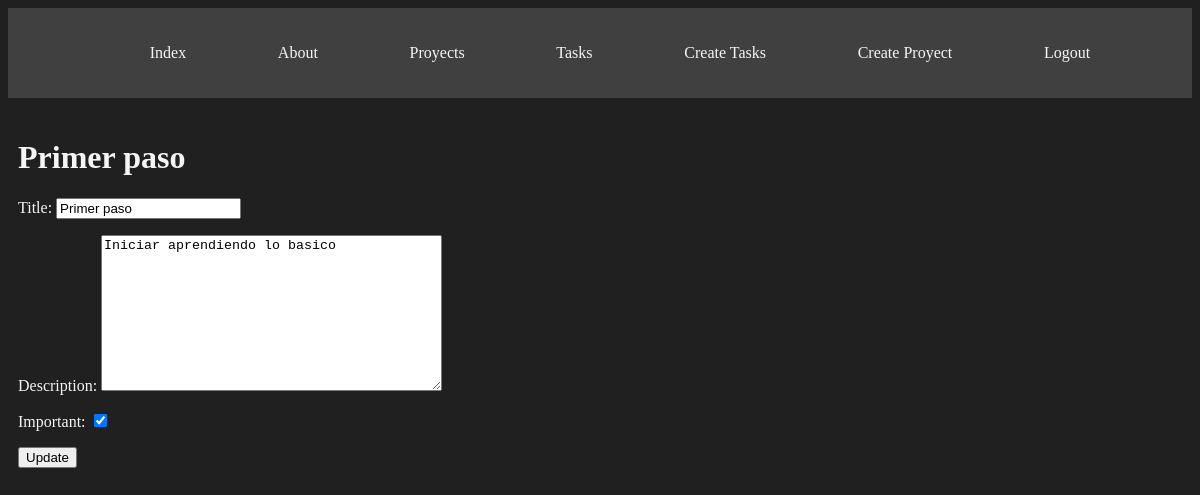
The page /tasks/1 (signed in) on the database its author committed.
### myapp/models.py (models this page shows, shortened)
class Task(models.Model):
    title = models.CharField(max_length=200)
    description = models.TextField()
    proyect = models.ForeignKey(Proyect, on_delete=models.CASCADE)
    done = models.BooleanField(default=False)
    created = models.DateTimeField(auto_now_add=True)
    datecompleted = models.DateTimeField(null=True, blank=True )
    important= models.BooleanField(default=False)
    user = models.ForeignKey(User, on_delete=models.CASCADE)

### myapp/views.py (the view)
# urls.py: path('tasks/<int:task_id>', views.task_detail, name='task_detail'),
def task_detail(request, task_id):
    if request.method == 'GET':
        task = get_object_or_404(Task, pk=task_id)
        form = TaskForm(instance=task)
        return render(request, 'tasks/detail.html', {'task':task, 'form': form})
    else:
        task = get_object_or_404(Task,pk=task_id)
        form = TaskForm(request.POST, instance=task)
        form.save()
        return redirect('tasks')

### myapp/forms.py
class TaskForm(ModelForm):
    class Meta:
        model= Task
        fields= ['title', 'description', 'important']

### myapp/templates/tasks/detail.html (shortened to what this page needs)
{% extends 'layouts/base.html' %}
{% block content %}
    <h1>{{task.title}}    </h1>
    <form action="POST">
        {{form.as_p}}
        <button>
            Update
        </button>
    </form>
{% endblock %}

### myapp/static/styles/main.css (style rules this page uses)
body { background: #202020; color: whitesmoke; }

### rows shown on the page
Task: title "Primer paso", description "Iniciar aprendiendo lo basico", important "☑"
